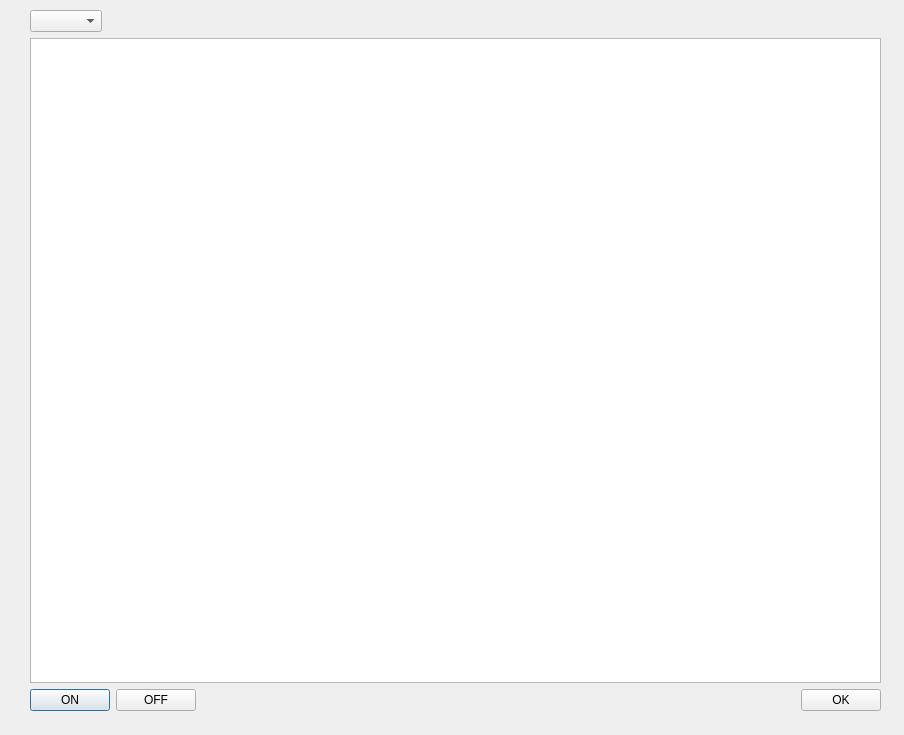
<?xml version="1.0" encoding="UTF-8"?>
<ui version="4.0">
 <class>controllight</class>
 <widget class="QDialog" name="controllight">
  <property name="geometry">
   <rect>
    <x>0</x>
    <y>0</y>
    <width>904</width>
    <height>735</height>
   </rect>
  </property>
  <property name="windowTitle">
   <string>Control Light</string>
  </property>
  <widget class="QWidget" name="layoutWidget">
   <property name="geometry">
    <rect>
     <x>30</x>
     <y>10</y>
     <width>851</width>
     <height>701</height>
    </rect>
   </property>
   <layout class="QVBoxLayout" name="verticalLayout_2">
    <item>
     <layout class="QHBoxLayout" name="horizontalLayout_2">
      <item>
       <widget class="QComboBox" name="comboBox"/>
      </item>
      <item>
       <spacer name="horizontalSpacer_2">
        <property name="orientation">
         <enum>Qt::Horizontal</enum>
        </property>
        <property name="sizeHint" stdset="0">
         <size>
          <width>40</width>
          <height>20</height>
         </size>
        </property>
       </spacer>
      </item>
     </layout>
    </item>
    <item>
     <layout class="QVBoxLayout" name="verticalLayout">
      <item>
       <widget class="QTableWidget" name="tableWidget">
        <property name="cursor" stdset="0">
         <cursorShape>PointingHandCursor</cursorShape>
        </property>
        <property name="mouseTracking">
         <bool>true</bool>
        </property>
        <property name="editTriggers">
         <set>QAbstractItemView::NoEditTriggers</set>
        </property>
       </widget>
      </item>
      <item>
       <layout class="QHBoxLayout" name="horizontalLayout">
        <item>
         <widget class="QPushButton" name="on">
          <property name="text">
           <string>ON</string>
          </property>
         </widget>
        </item>
        <item>
         <widget class="QPushButton" name="off">
          <property name="text">
           <string>OFF</string>
          </property>
         </widget>
        </item>
        <item>
         <spacer name="horizontalSpacer">
          <property name="orientation">
           <enum>Qt::Horizontal</enum>
          </property>
          <property name="sizeHint" stdset="0">
           <size>
            <width>40</width>
            <height>20</height>
           </size>
          </property>
         </spacer>
        </item>
        <item>
         <widget class="QPushButton" name="ok">
          <property name="text">
           <string>OK</string>
          </property>
         </widget>
        </item>
       </layout>
      </item>
     </layout>
    </item>
   </layout>
  </widget>
 </widget>
 <resources/>
 <connections/>
</ui>
